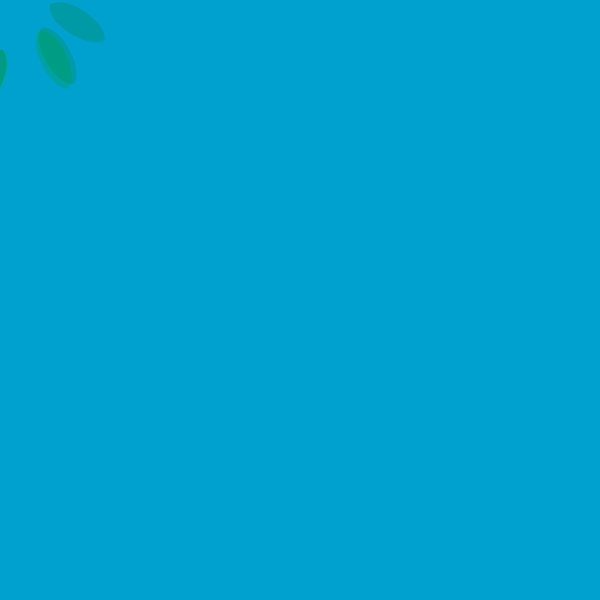
Frame 1 (no input)
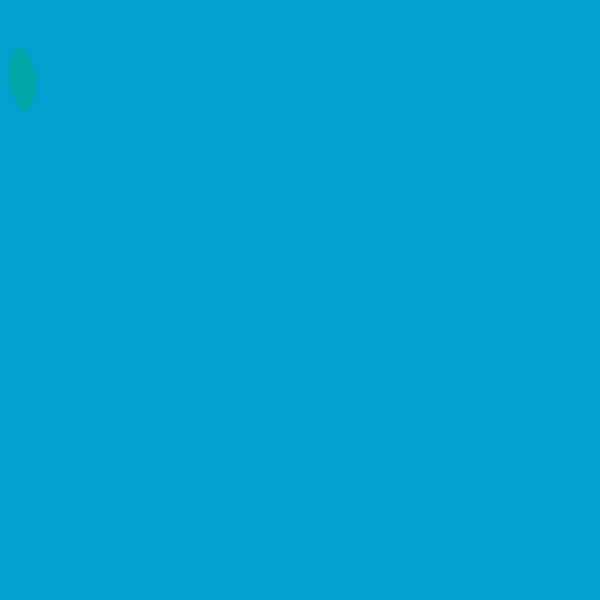
Frame 60 (the mouse pressed at the canvas centre just before this capture)
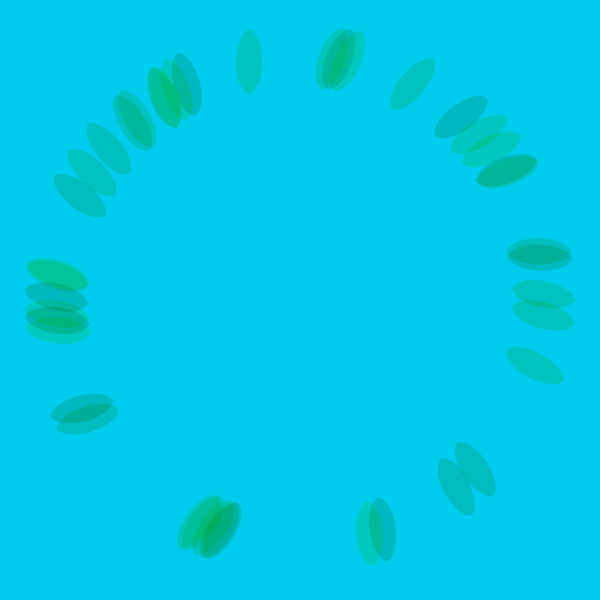
Frame 120 (the mouse held since frame 60 and released just before this capture)

The Processing sketch that drew these frames (run headless with seeded random() and noise(); from frame 60 on, the mouse is pressed at the canvas centre):

// Processing sketch: processing_173351
// ── processing_173351.pde

int num =10, r = 50;
float xoff = 0.0;
boolean goFar = false;
void setup() {
  size(600, 600);
  noStroke();
}


void draw() {
  background(0,   map(r,10,width/2,150,230),   map(r,10,width/2,200,255));
  num = floor(r/5);
  if (goFar){
   if(r<width/2){
    r+=noise(xoff)*10;
   }
  }
  else {
    if (r>50){
      r-=noise(xoff)*10;
    }
  }
  for (int i=0; i<num; i++) {
    fill(0, random(100, 200), 0, 50);
    float deg = radians(random(0, 360));
    float x =mouseX+r*cos(deg);
    float y =mouseY+r*sin(deg);
    drawLeaf(x, y, deg);
  }
  xoff+=0.1;
}
void mousePressed() {
  goFar=!goFar;
}

void drawLeaf() {

  beginShape();
  vertex(0, 0);
  bezierVertex(20, 10, 15, 60, 0, 65);
  vertex(0, 65);
  bezierVertex(-15, 60, -20, 10, 0, 0);
  endShape();
}

void drawLeaf(float x, float y) {
  pushMatrix();
  translate(x, y);
  beginShape();
  vertex(0, 0);
  bezierVertex(20, 10, 15, 60, 0, 65);
  vertex(0, 65);
  bezierVertex(-15, 60, -20, 10, 0, 0);
  endShape();
  popMatrix();
}

void drawLeaf(float x, float y, float d) {
  pushMatrix();
  translate(x, y);
  rotate(d-radians(90)+radians(noise(xoff)*45));
  beginShape();
  vertex(0, 0);
  bezierVertex(20, 10, 15, 60, 0, 65);
  vertex(0, 65);
  bezierVertex(-15, 60, -20, 10, 0, 0);
  endShape();
  popMatrix();
}
